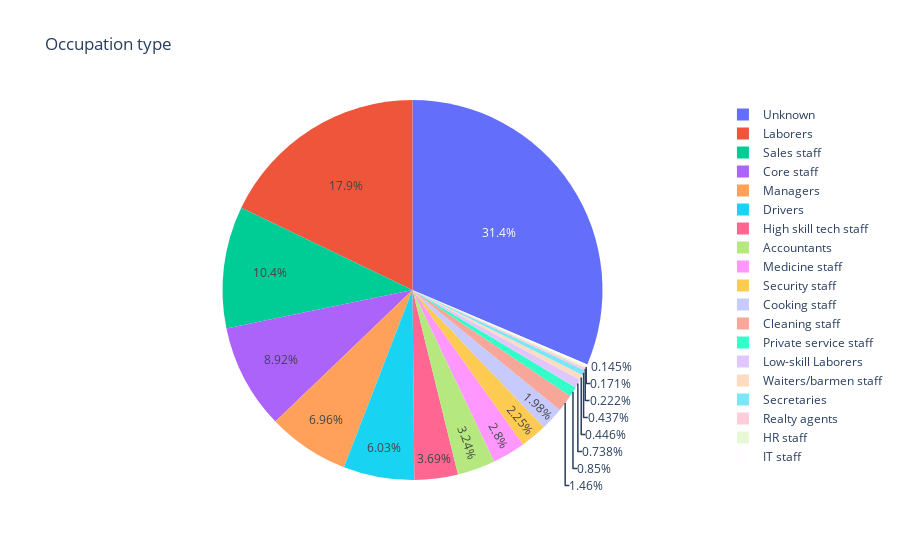

Source (notebook cell):
### Code cell
fig14 = plt.pie(occ_df, values='credit_card_default', names='occupation_type', title='Occupation type')
fig14.show()

### Figure 1 — Plotly figure (JSON) as saved in the notebook; plotly's stock layout.template omitted (floating-point values rounded to 4 significant figures)
{"data": [{"domain": {"x": [0, 1], "y": [0, 1]}, "hovertemplate": "occupation_type=%{label}<br>credit_card_default=%{value}<extra></extra>", "labels": ["Unknown", "Laborers", "Sales staff", "Core staff", "Managers", "Drivers", "High skill tech staff", "Accountants", "Medicine staff", "Security staff", "Cooking staff", "Cleaning staff", "Private service staff", "Low-skill Laborers", "Waiters/barmen staff", "Secretaries", "Realty agents", "HR staff", "IT staff"], "legendgroup": "", "name": "", "showlegend": true, "type": "pie", "values": [14299, 8134, 4725, 4062, 3168, 2747, 1682, 1474, 1275, 1025, 902, 665, 387, 336, 203, 199, 101, 78, 66]}], "layout": {"legend": {"tracegroupgap": 0}, "title": {"text": "Occupation type"}}}
